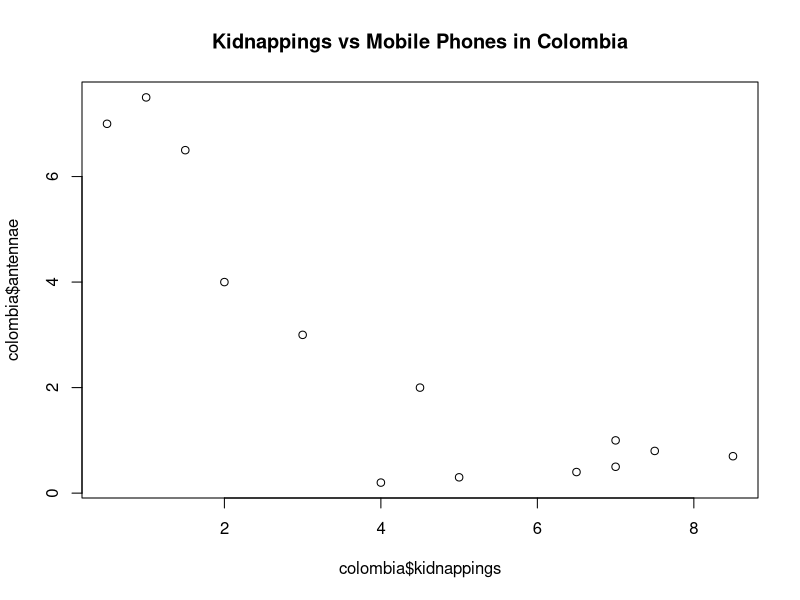
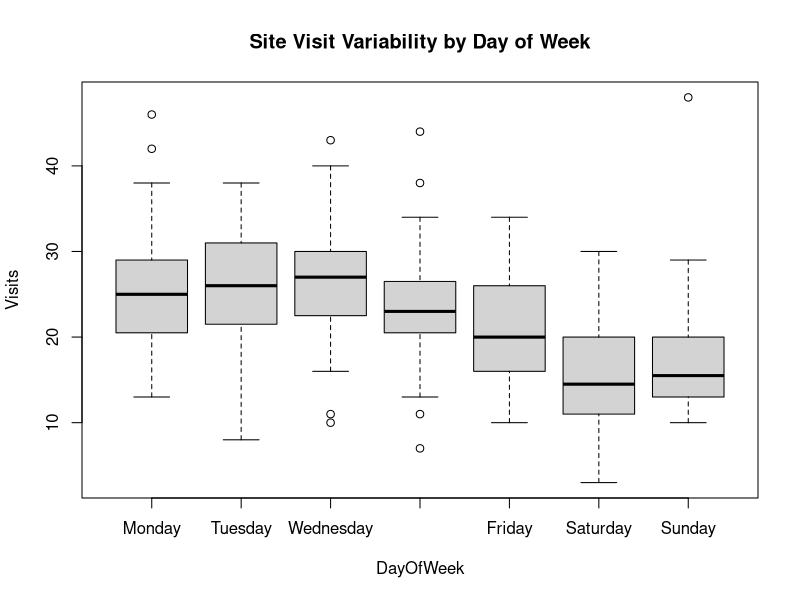

R code for these plots, in order:
## ---- chunk 1
colombia <- data.frame(
  year = c("1996", "1997", "1998", "1999", "2000", "2001", "2002", "2003", "2004", "2005", "2006", "2007", "2008"),
  kidnappings = c(4, 5, 6.5, 7, 8.5, 7.5, 7, 4.5, 3, 2, 1.5, 1, 0.5),
  antennae = c(0.2, 0.3, 0.4, 0.5, 0.7, 0.8, 1, 2, 3, 4, 6.5, 7.5, 7)
)

colombiaplot <- plot(colombia$kidnappings, colombia$antennae,
                     main = "Kidnappings vs Mobile Phones in Colombia")
colombiaplot
## ---- chunk 2
traffic <- read.csv("website-traffic.csv")
traffic$DayOfWeek = factor(traffic$DayOfWeek, c("Monday","Tuesday","Wednesday", "Thursday", "Friday", "Saturday", "Sunday"))
trafficplot <- boxplot(Visits~DayOfWeek, data = traffic,
                       main = "Site Visit Variability by Day of Week")
trafficplot
